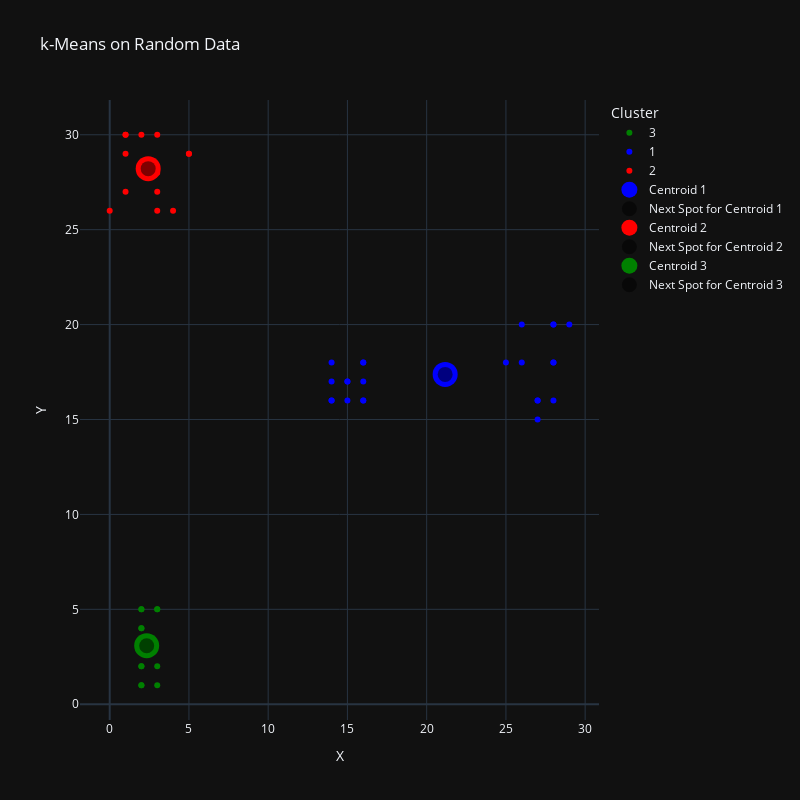
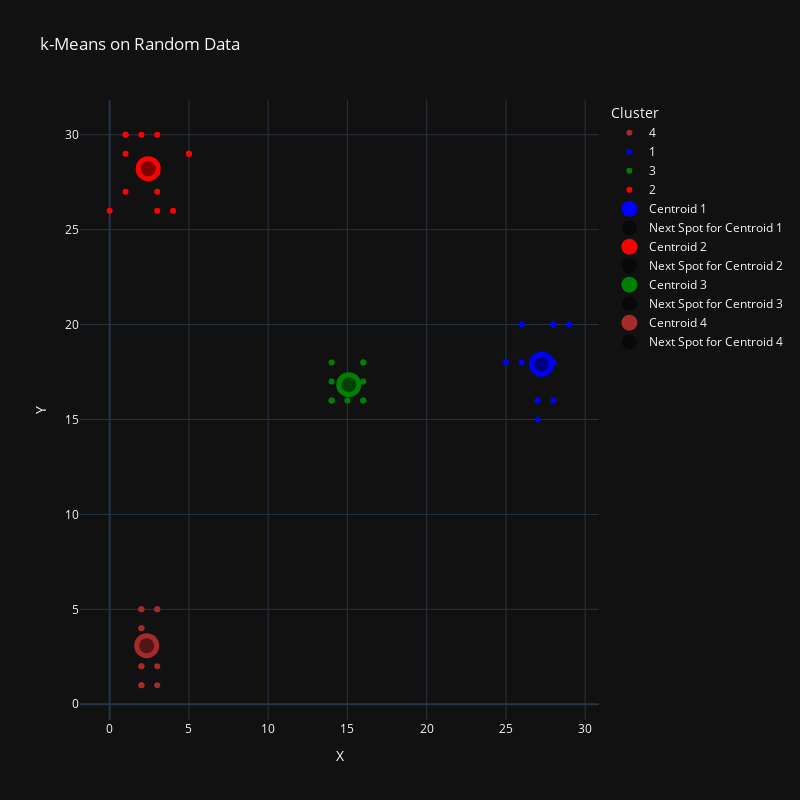
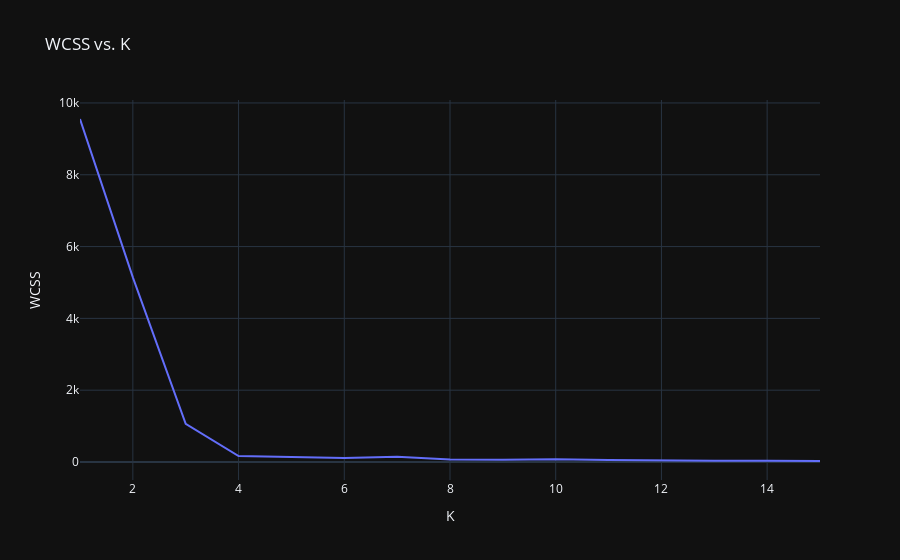
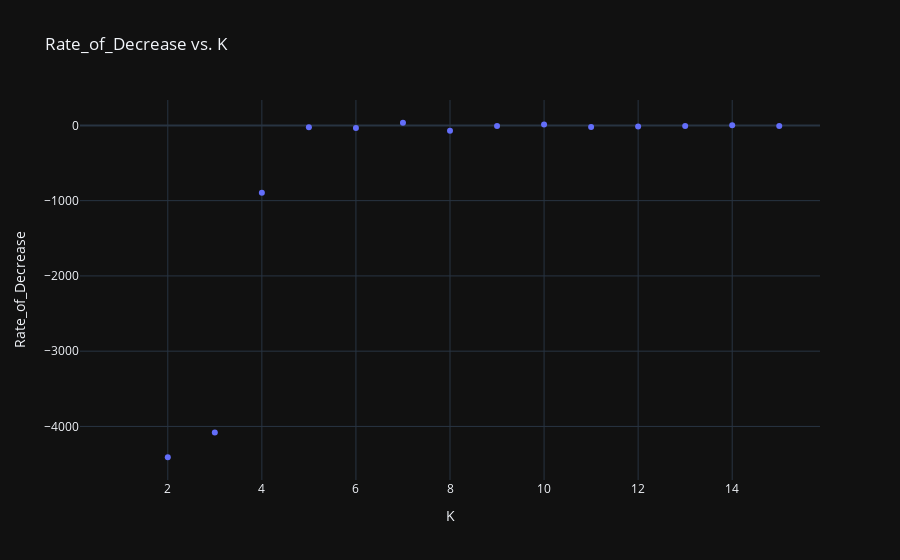

The notebook cell these images were saved under, in order:
### Code cell
#viz_data(data=data_random,centroids=unkown_means(data_random))

unkown_means(data_cooked)

ss_df = pd.DataFrame.from_dict(k_to_WCSS_dic, orient='index', columns=['WCSS'])
ss_df.index.name = 'K'

fig_ss = px.line(ss_df, x=ss_df.index, y='WCSS', title='WCSS vs. K')
fig_ss.update_layout(template=theme)
fig_ss.show()

ss_df['Rate_of_Decrease'] = ss_df['WCSS'].diff() / ss_df.index.to_series().diff()

fig_rate_of_decrease = px.scatter(ss_df, x=ss_df.index, y='Rate_of_Decrease', title='Rate_of_Decrease vs. K')
fig_rate_of_decrease.update_layout(template=theme)
fig_rate_of_decrease.show()

### Figure 1 — Plotly figure (JSON) as saved in the notebook; plotly's stock layout.template omitted (floating-point values rounded to 4 significant figures)
{"data": [{"hovertemplate": "Cluster=3<br>X=%{x}<br>Y=%{y}<extra></extra>", "legendgroup": "3", "marker": {"color": "green", "symbol": "circle"}, "mode": "markers", "name": "3", "orientation": "v", "showlegend": true, "type": "scatter", "x": [3, 3, 2, 2, 2, 2, 2, 2, 2, 3, 3, 2], "xaxis": "x", "y": [1, 5, 2, 1, 5, 2, 4, 1, 4, 2, 5, 5], "yaxis": "y"}, {"hovertemplate": "Cluster=1<br>X=%{x}<br>Y=%{y}<extra></extra>", "legendgroup": "1", "marker": {"color": "blue", "symbol": "circle"}, "mode": "markers", "name": "1", "orientation": "v", "showlegend": true, "type": "scatter", "x": [28, 29, 28, 27, 28, 26, 26, 27, 27, 28, 28, 25, 14, 15, 16, 16, 16, 15, 16, 16, 15, 14, 14, 14], "xaxis": "x", "y": [20, 20, 20, 15, 18, 18, 20, 16, 16, 16, 18, 18, 18, 16, 16, 17, 18, 17, 16, 18, 17, 16, 17, 16], "yaxis": "y"}, {"hovertemplate": "Cluster=2<br>X=%{x}<br>Y=%{y}<extra></extra>", "legendgroup": "2", "marker": {"color": "red", "symbol": "circle"}, "mode": "markers", "name": "2", "orientation": "v", "showlegend": true, "type": "scatter", "x": [2, 1, 3, 3, 5, 1, 0, 4, 3, 1, 1, 3, 5, 2], "xaxis": "x", "y": [30, 29, 30, 27, 29, 27, 26, 26, 28, 30, 30, 26, 29, 28], "yaxis": "y"}, {"marker": {"color": "blue", "size": 25}, "mode": "markers", "name": "Centroid 1", "type": "scatter", "x": [21.17], "y": [17.38]}, {"marker": {"color": "black", "opacity": 0.5, "size": 15}, "mode": "markers", "name": "Next Spot for Centroid 1", "type": "scatter", "x": [21.17], "y": [17.38]}, {"marker": {"color": "red", "size": 25}, "mode": "markers", "name": "Centroid 2", "type": "scatter", "x": [2.429], "y": [28.21]}, {"marker": {"color": "black", "opacity": 0.5, "size": 15}, "mode": "markers", "name": "Next Spot for Centroid 2", "type": "scatter", "x": [2.429], "y": [28.21]}, {"marker": {"color": "green", "size": 25}, "mode": "markers", "name": "Centroid 3", "type": "scatter", "x": [2.333], "y": [3.083]}, {"marker": {"color": "black", "opacity": 0.5, "size": 15}, "mode": "markers", "name": "Next Spot for Centroid 3", "type": "scatter", "x": [2.333], "y": [3.083]}], "layout": {"height": 800, "legend": {"title": {"text": "Cluster"}, "tracegroupgap": 0}, "title": {"text": "k-Means on Random Data"}, "width": 800, "xaxis": {"anchor": "y", "domain": [0, 1], "title": {"text": "X"}}, "yaxis": {"anchor": "x", "domain": [0, 1], "title": {"text": "Y"}}}}

### Figure 2 — Plotly figure (JSON) as saved in the notebook; plotly's stock layout.template omitted (floating-point values rounded to 4 significant figures)
{"data": [{"hovertemplate": "Cluster=4<br>X=%{x}<br>Y=%{y}<extra></extra>", "legendgroup": "4", "marker": {"color": "brown", "symbol": "circle"}, "mode": "markers", "name": "4", "orientation": "v", "showlegend": true, "type": "scatter", "x": [3, 3, 2, 2, 2, 2, 2, 2, 2, 3, 3, 2], "xaxis": "x", "y": [1, 5, 2, 1, 5, 2, 4, 1, 4, 2, 5, 5], "yaxis": "y"}, {"hovertemplate": "Cluster=1<br>X=%{x}<br>Y=%{y}<extra></extra>", "legendgroup": "1", "marker": {"color": "blue", "symbol": "circle"}, "mode": "markers", "name": "1", "orientation": "v", "showlegend": true, "type": "scatter", "x": [28, 29, 28, 27, 28, 26, 26, 27, 27, 28, 28, 25], "xaxis": "x", "y": [20, 20, 20, 15, 18, 18, 20, 16, 16, 16, 18, 18], "yaxis": "y"}, {"hovertemplate": "Cluster=3<br>X=%{x}<br>Y=%{y}<extra></extra>", "legendgroup": "3", "marker": {"color": "green", "symbol": "circle"}, "mode": "markers", "name": "3", "orientation": "v", "showlegend": true, "type": "scatter", "x": [14, 15, 16, 16, 16, 15, 16, 16, 15, 14, 14, 14], "xaxis": "x", "y": [18, 16, 16, 17, 18, 17, 16, 18, 17, 16, 17, 16], "yaxis": "y"}, {"hovertemplate": "Cluster=2<br>X=%{x}<br>Y=%{y}<extra></extra>", "legendgroup": "2", "marker": {"color": "red", "symbol": "circle"}, "mode": "markers", "name": "2", "orientation": "v", "showlegend": true, "type": "scatter", "x": [2, 1, 3, 3, 5, 1, 0, 4, 3, 1, 1, 3, 5, 2], "xaxis": "x", "y": [30, 29, 30, 27, 29, 27, 26, 26, 28, 30, 30, 26, 29, 28], "yaxis": "y"}, {"marker": {"color": "blue", "size": 25}, "mode": "markers", "name": "Centroid 1", "type": "scatter", "x": [27.25], "y": [17.92]}, {"marker": {"color": "black", "opacity": 0.5, "size": 15}, "mode": "markers", "name": "Next Spot for Centroid 1", "type": "scatter", "x": [27.25], "y": [17.92]}, {"marker": {"color": "red", "size": 25}, "mode": "markers", "name": "Centroid 2", "type": "scatter", "x": [2.429], "y": [28.21]}, {"marker": {"color": "black", "opacity": 0.5, "size": 15}, "mode": "markers", "name": "Next Spot for Centroid 2", "type": "scatter", "x": [2.429], "y": [28.21]}, {"marker": {"color": "green", "size": 25}, "mode": "markers", "name": "Centroid 3", "type": "scatter", "x": [15.08], "y": [16.83]}, {"marker": {"color": "black", "opacity": 0.5, "size": 15}, "mode": "markers", "name": "Next Spot for Centroid 3", "type": "scatter", "x": [15.08], "y": [16.83]}, {"marker": {"color": "brown", "size": 25}, "mode": "markers", "name": "Centroid 4", "type": "scatter", "x": [2.333], "y": [3.083]}, {"marker": {"color": "black", "opacity": 0.5, "size": 15}, "mode": "markers", "name": "Next Spot for Centroid 4", "type": "scatter", "x": [2.333], "y": [3.083]}], "layout": {"height": 800, "legend": {"title": {"text": "Cluster"}, "tracegroupgap": 0}, "title": {"text": "k-Means on Random Data"}, "width": 800, "xaxis": {"anchor": "y", "domain": [0, 1], "title": {"text": "X"}}, "yaxis": {"anchor": "x", "domain": [0, 1], "title": {"text": "Y"}}}}

### Figure 3 — Plotly figure (JSON) as saved in the notebook; plotly's stock layout.template omitted (floating-point values rounded to 4 significant figures)
{"data": [{"hovertemplate": "K=%{x}<br>WCSS=%{y}<extra></extra>", "legendgroup": "", "line": {"color": "#636efa", "dash": "solid"}, "marker": {"symbol": "circle"}, "mode": "lines", "name": "", "orientation": "v", "showlegend": false, "type": "scatter", "x": [1, 2, 3, 4, 5, 6, 7, 8, 9, 10, 11, 12, 13, 14, 15], "xaxis": "x", "y": [9553.0, 5143.0, 1062.0, 167.1, 142.2, 108.9, 144.1, 72.64, 64.89, 78.48, 55.83, 39.95, 33.58, 34.27, 27.83], "yaxis": "y"}], "layout": {"legend": {"tracegroupgap": 0}, "title": {"text": "WCSS vs. K"}, "xaxis": {"anchor": "y", "domain": [0, 1], "title": {"text": "K"}}, "yaxis": {"anchor": "x", "domain": [0, 1], "title": {"text": "WCSS"}}}}

### Figure 4 — Plotly figure (JSON) as saved in the notebook; plotly's stock layout.template omitted (floating-point values rounded to 4 significant figures)
{"data": [{"hovertemplate": "K=%{x}<br>Rate_of_Decrease=%{y}<extra></extra>", "legendgroup": "", "marker": {"color": "#636efa", "symbol": "circle"}, "mode": "markers", "name": "", "orientation": "v", "showlegend": false, "type": "scatter", "x": [1, 2, 3, 4, 5, 6, 7, 8, 9, 10, 11, 12, 13, 14, 15], "xaxis": "x", "y": [null, -4410.0, -4081.0, -895.2, -24.93, -33.32, 35.21, -71.44, -7.75, 13.59, -22.66, -15.88, -6.367, 0.6917, -6.442], "yaxis": "y"}], "layout": {"legend": {"tracegroupgap": 0}, "title": {"text": "Rate_of_Decrease vs. K"}, "xaxis": {"anchor": "y", "domain": [0, 1], "title": {"text": "K"}}, "yaxis": {"anchor": "x", "domain": [0, 1], "title": {"text": "Rate_of_Decrease"}}}}
